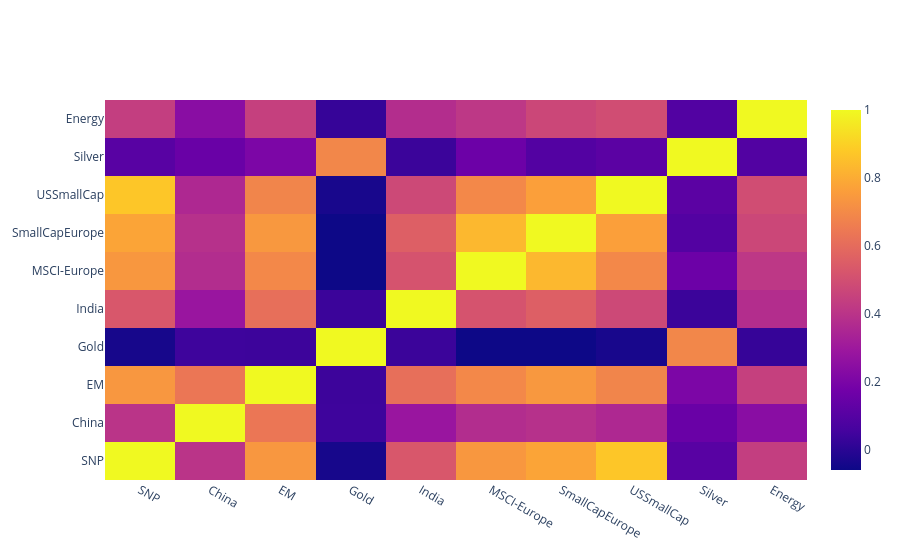

This figure's notebook cell:
### Code cell
import pandas as pd
from pathlib import Path
import plotly.graph_objects as go
import numpy as np

snp = pd.read_csv(Path.cwd().parent / "data" / "OHCL" / "investing_dot_com_transformed" / "CSPX ETF Stock Price History.csv")
china = pd.read_csv(Path.cwd().parent / "data" / "OHCL" / "investing_dot_com_transformed" / "CNYA ETF Stock Price History.csv")
em = pd.read_csv(Path.cwd().parent / "data" / "OHCL" / "investing_dot_com_transformed" / "EIMI ETF Stock Price History.csv")
gold = pd.read_csv(Path.cwd().parent / "data" / "OHCL" / "investing_dot_com_transformed" / "XAD5 ETF Stock Price History.csv")
india = pd.read_csv(Path.cwd().parent / "data" / "OHCL" / "investing_dot_com_transformed" / "INR ETF Stock Price History.csv")
mscieurope = pd.read_csv(Path.cwd().parent / "data" / "OHCL" / "investing_dot_com_transformed" / "XMEU ETF Stock Price History.csv")
smallcapeurope = pd.read_csv(Path.cwd().parent / "data" / "OHCL" / "investing_dot_com_transformed" / "SXRJ ETF Stock Price History.csv")
ussmallcap = pd.read_csv(Path.cwd().parent / "data" / "OHCL" / "investing_dot_com_transformed" / "CUSS ETF Stock Price History.csv")
silver = pd.read_csv(Path.cwd().parent / "data" / "OHCL" / "investing_dot_com_transformed" / "SSLN ETF Stock Price History.csv")
energy = pd.read_csv(Path.cwd().parent / "data" / "OHCL" / "investing_dot_com_transformed" / "MLPX ETF Stock Price History.csv")

dfs = [snp, china, em, gold, india, mscieurope, smallcapeurope, ussmallcap, silver, energy]
labels = ["SNP", "China", "EM", "Gold", "India", "MSCI-Europe", "SmallCapEurope", "USSmallCap", "Silver", "Energy"]
date_sets = [set(df["Date"]) for df in dfs]

# Find the intersection of all date sets
common_dates = set.intersection(*date_sets)
# Filter each DataFrame to include only common dates
dfs = [df[df["Date"].isin(common_dates)] for df in dfs]
print([len(x) for x in dfs])

N = len(dfs)
T = len(dfs[0]) - 1

dfs = [df[::-1] for df in dfs]

returns_all = np.empty((T, N))
for i, df in enumerate(dfs):
    returns_all[:, i] = df["Price"].pct_change().values[1:]

corr = np.corrcoef(returns_all, rowvar=False)

heatmap = go.Figure()
heatmap.add_trace(go.Heatmap(x=labels, y=labels, z=corr))
heatmap.show()

### Figure 1 — Plotly figure (JSON) as saved in the notebook; plotly's stock layout.template omitted (floating-point values rounded to 4 significant figures)
{"data": [{"type": "heatmap", "x": ["SNP", "China", "EM", "Gold", "India", "MSCI-Europe", "SmallCapEurope", "USSmallCap", "Silver", "Energy"], "y": ["SNP", "China", "EM", "Gold", "India", "MSCI-Europe", "SmallCapEurope", "USSmallCap", "Silver", "Energy"], "z": [[1.0, 0.4011, 0.7386, -0.03776, 0.5301, 0.7413, 0.7796, 0.8714, 0.1076, 0.4368], [0.4011, 1.0, 0.6349, 0.0416, 0.2859, 0.3739, 0.3879, 0.3579, 0.1522, 0.2408], [0.7386, 0.6349, 1.0, 0.04024, 0.6122, 0.6942, 0.7426, 0.684, 0.204, 0.4452], [-0.03776, 0.0416, 0.04024, 1.0, 0.03591, -0.05852, -0.05898, -0.03616, 0.6904, 0.02599], [0.5301, 0.2859, 0.6122, 0.03591, 1.0, 0.5154, 0.5575, 0.4767, 0.03564, 0.376], [0.7413, 0.3739, 0.6942, -0.05852, 0.5154, 1.0, 0.8321, 0.6945, 0.1591, 0.4136], [0.7796, 0.3879, 0.7426, -0.05898, 0.5575, 0.8321, 1.0, 0.7656, 0.09217, 0.4714], [0.8714, 0.3579, 0.684, -0.03616, 0.4767, 0.6945, 0.7656, 1.0, 0.1135, 0.4929], [0.1076, 0.1522, 0.204, 0.6904, 0.03564, 0.1591, 0.09217, 0.1135, 1.0, 0.09179], [0.4368, 0.2408, 0.4452, 0.02599, 0.376, 0.4136, 0.4714, 0.4929, 0.09179, 1.0]]}], "layout": {}}
